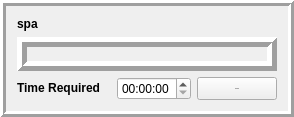
           <widget class="QFrame" name="frame_5">
            <property name="frameShape">
             <enum>QFrame::Box</enum>
            </property>
            <property name="frameShadow">
             <enum>QFrame::Raised</enum>
            </property>
            <property name="lineWidth">
             <number>3</number>
            </property>
            <layout class="QGridLayout" name="gridLayout_9">
             <item row="2" column="1">
              <widget class="QTimeEdit" name="timeEdit_5">
               <property name="font">
                <font>
                 <pointsize>9</pointsize>
                </font>
               </property>
              </widget>
             </item>
             <item row="0" column="0">
              <widget class="QLabel" name="label_43">
               <property name="sizePolicy">
                <sizepolicy hsizetype="Maximum" vsizetype="Maximum">
                 <horstretch>0</horstretch>
                 <verstretch>0</verstretch>
                </sizepolicy>
               </property>
               <property name="font">
                <font>
                 <weight>75</weight>
                 <bold>true</bold>
                </font>
               </property>
               <property name="text">
                <string>spa                      </string>
               </property>
              </widget>
             </item>
             <item row="2" column="0">
              <widget class="QLabel" name="label_48">
               <property name="sizePolicy">
                <sizepolicy hsizetype="Maximum" vsizetype="Maximum">
                 <horstretch>0</horstretch>
                 <verstretch>0</verstretch>
                </sizepolicy>
               </property>
               <property name="font">
                <font>
                 <weight>75</weight>
                 <bold>true</bold>
                </font>
               </property>
               <property name="text">
                <string>Time Required</string>
               </property>
              </widget>
             </item>
             <item row="1" column="0" colspan="3">
              <widget class="QLabel" name="label_28">
               <property name="frameShape">
                <enum>QFrame::Box</enum>
               </property>
               <property name="frameShadow">
                <enum>QFrame::Raised</enum>
               </property>
               <property name="lineWidth">
                <number>5</number>
               </property>
               <property name="text">
                <string/>
               </property>
               <property name="pixmap">
                <pixmap resource="check_in.qrc">:/newPrefix/check in_qrc/SPA2.png</pixmap>
               </property>
               <property name="scaledContents">
                <bool>true</bool>
               </property>
              </widget>
             </item>
             <item row="2" column="2">
              <widget class="QPushButton" name="pushButton_7">
               <property name="sizePolicy">
                <sizepolicy hsizetype="Preferred" vsizetype="Preferred">
                 <horstretch>0</horstretch>
                 <verstretch>0</verstretch>
                </sizepolicy>
               </property>
               <property name="minimumSize">
                <size>
                 <width>52</width>
                 <height>0</height>
                </size>
               </property>
               <property name="font">
                <font>
                 <pointsize>-1</pointsize>
                </font>
               </property>
               <property name="text">
                <string>Ask Now</string>
               </property>
              </widget>
             </item>
            </layout>
           </widget>
